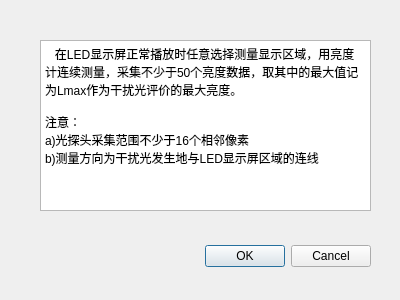
<?xml version="1.0" encoding="UTF-8"?>
<ui version="4.0">
 <class>GanRaoGuang_Lightness</class>
 <widget class="QDialog" name="GanRaoGuang_Lightness">
  <property name="geometry">
   <rect>
    <x>0</x>
    <y>0</y>
    <width>400</width>
    <height>300</height>
   </rect>
  </property>
  <property name="windowTitle">
   <string>Dialog</string>
  </property>
  <widget class="QDialogButtonBox" name="buttonBox">
   <property name="geometry">
    <rect>
     <x>30</x>
     <y>240</y>
     <width>341</width>
     <height>32</height>
    </rect>
   </property>
   <property name="orientation">
    <enum>Qt::Horizontal</enum>
   </property>
   <property name="standardButtons">
    <set>QDialogButtonBox::Cancel|QDialogButtonBox::Ok</set>
   </property>
  </widget>
  <widget class="QTextBrowser" name="textBrowser">
   <property name="geometry">
    <rect>
     <x>40</x>
     <y>40</y>
     <width>331</width>
     <height>171</height>
    </rect>
   </property>
   <property name="html">
    <string>&lt;!DOCTYPE HTML PUBLIC &quot;-//W3C//DTD HTML 4.0//EN&quot; &quot;http://www.w3.org/TR/REC-html40/strict.dtd&quot;&gt;
&lt;html&gt;&lt;head&gt;&lt;meta name=&quot;qrichtext&quot; content=&quot;1&quot; /&gt;&lt;style type=&quot;text/css&quot;&gt;
p, li { white-space: pre-wrap; }
&lt;/style&gt;&lt;/head&gt;&lt;body style=&quot; font-family:'SimSun'; font-size:9pt; font-weight:400; font-style:normal;&quot;&gt;
&lt;p style=&quot; margin-top:0px; margin-bottom:0px; margin-left:0px; margin-right:0px; -qt-block-indent:0; text-indent:0px;&quot;&gt;   在LED显示屏正常播放时任意选择测量显示区域，用亮度计连续测量，采集不少于50个亮度数据，取其中的最大值记为Lmax作为干扰光评价的最大亮度。&lt;/p&gt;
&lt;p style=&quot;-qt-paragraph-type:empty; margin-top:0px; margin-bottom:0px; margin-left:0px; margin-right:0px; -qt-block-indent:0; text-indent:0px;&quot;&gt;&lt;br /&gt;&lt;/p&gt;
&lt;p style=&quot; margin-top:0px; margin-bottom:0px; margin-left:0px; margin-right:0px; -qt-block-indent:0; text-indent:0px;&quot;&gt;注意：&lt;/p&gt;
&lt;p style=&quot; margin-top:0px; margin-bottom:0px; margin-left:0px; margin-right:0px; -qt-block-indent:0; text-indent:0px;&quot;&gt;a)光探头采集范围不少于16个相邻像素&lt;/p&gt;
&lt;p style=&quot; margin-top:0px; margin-bottom:0px; margin-left:0px; margin-right:0px; -qt-block-indent:0; text-indent:0px;&quot;&gt;b)测量方向为干扰光发生地与LED显示屏区域的连线&lt;/p&gt;&lt;/body&gt;&lt;/html&gt;</string>
   </property>
  </widget>
 </widget>
 <resources/>
 <connections>
  <connection>
   <sender>buttonBox</sender>
   <signal>accepted()</signal>
   <receiver>GanRaoGuang_Lightness</receiver>
   <slot>accept()</slot>
   <hints>
    <hint type="sourcelabel">
     <x>248</x>
     <y>254</y>
    </hint>
    <hint type="destinationlabel">
     <x>157</x>
     <y>274</y>
    </hint>
   </hints>
  </connection>
  <connection>
   <sender>buttonBox</sender>
   <signal>rejected()</signal>
   <receiver>GanRaoGuang_Lightness</receiver>
   <slot>reject()</slot>
   <hints>
    <hint type="sourcelabel">
     <x>316</x>
     <y>260</y>
    </hint>
    <hint type="destinationlabel">
     <x>286</x>
     <y>274</y>
    </hint>
   </hints>
  </connection>
 </connections>
</ui>
